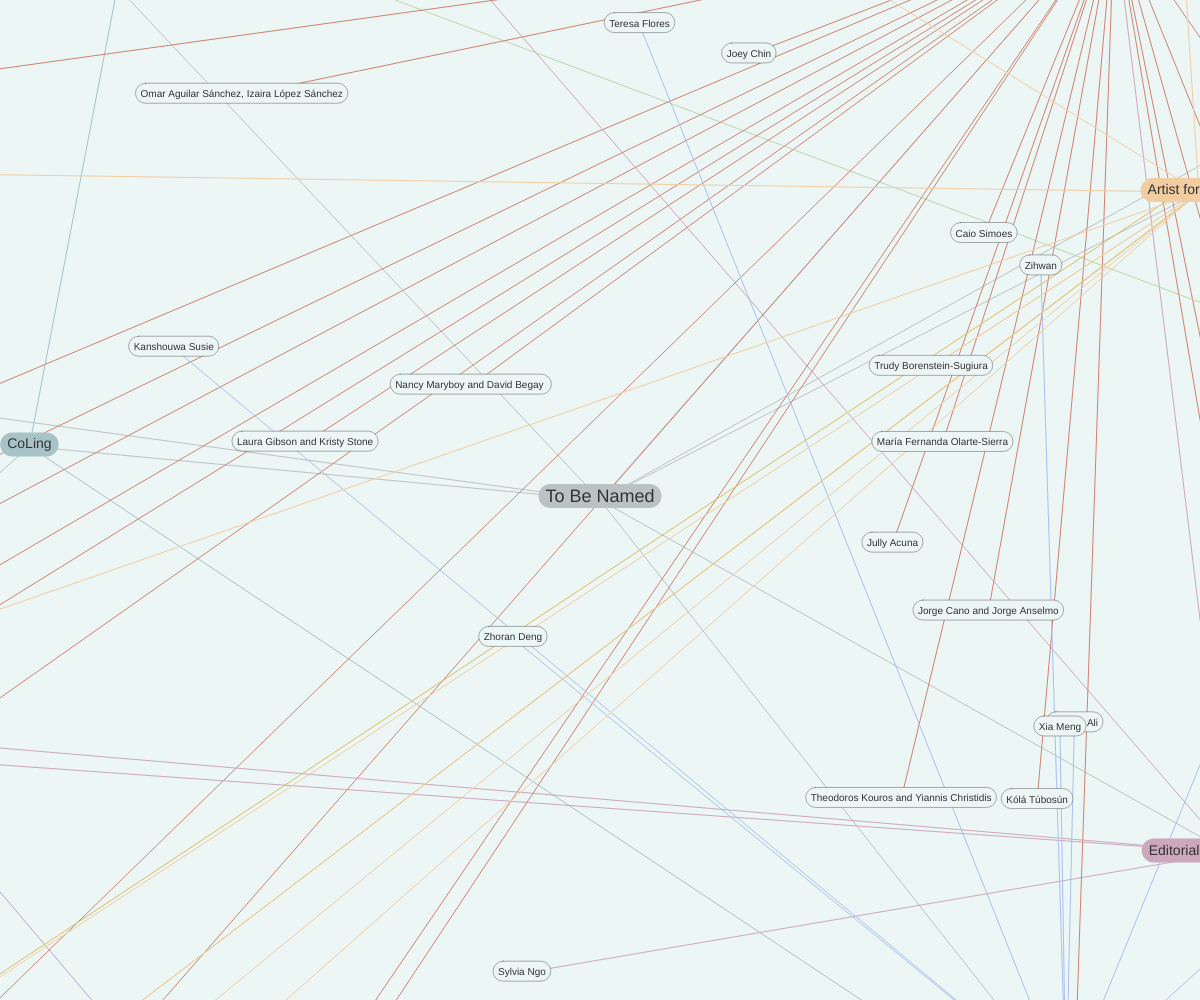
Frame 1 (no input)
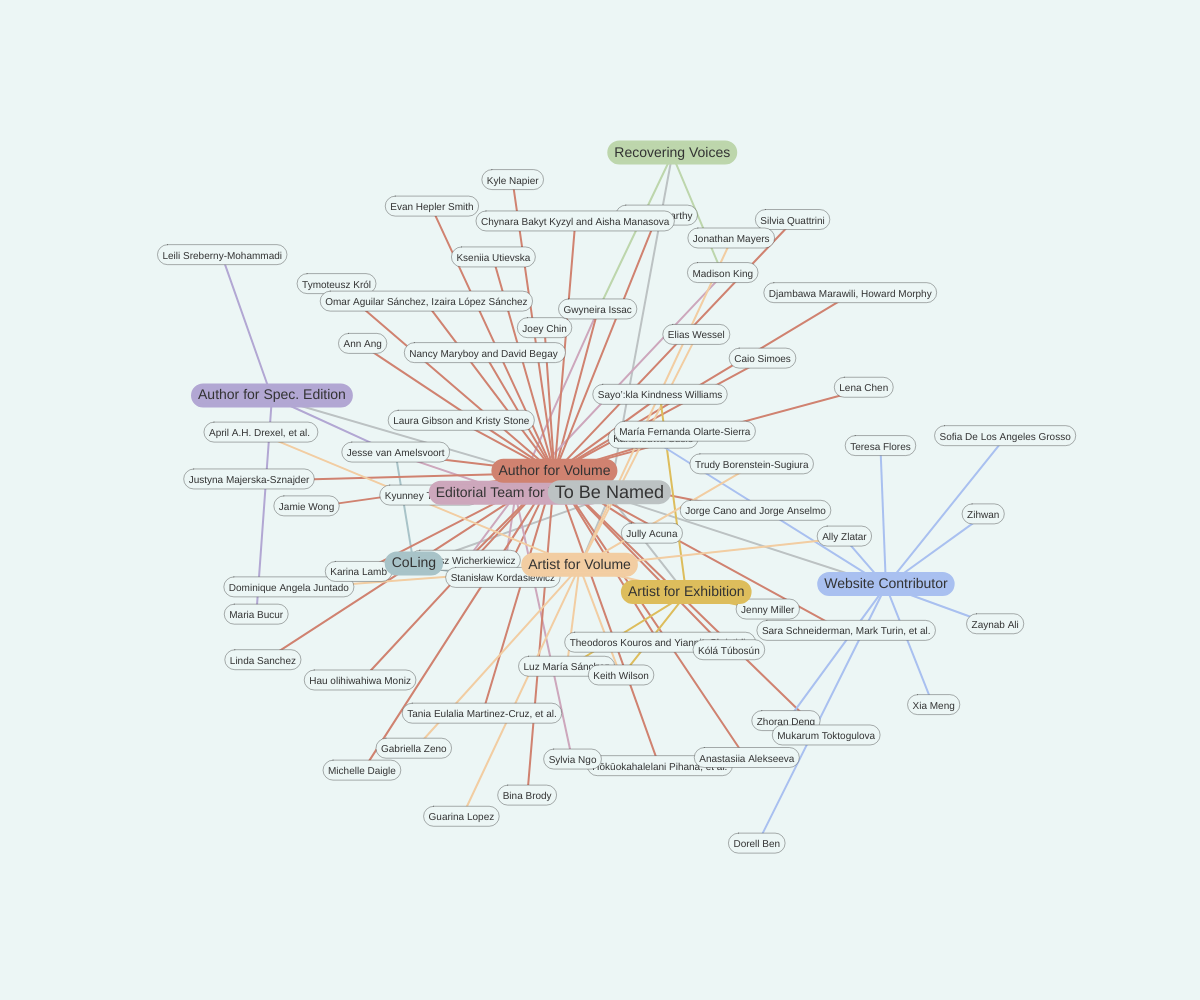
Frame 60 (no input)
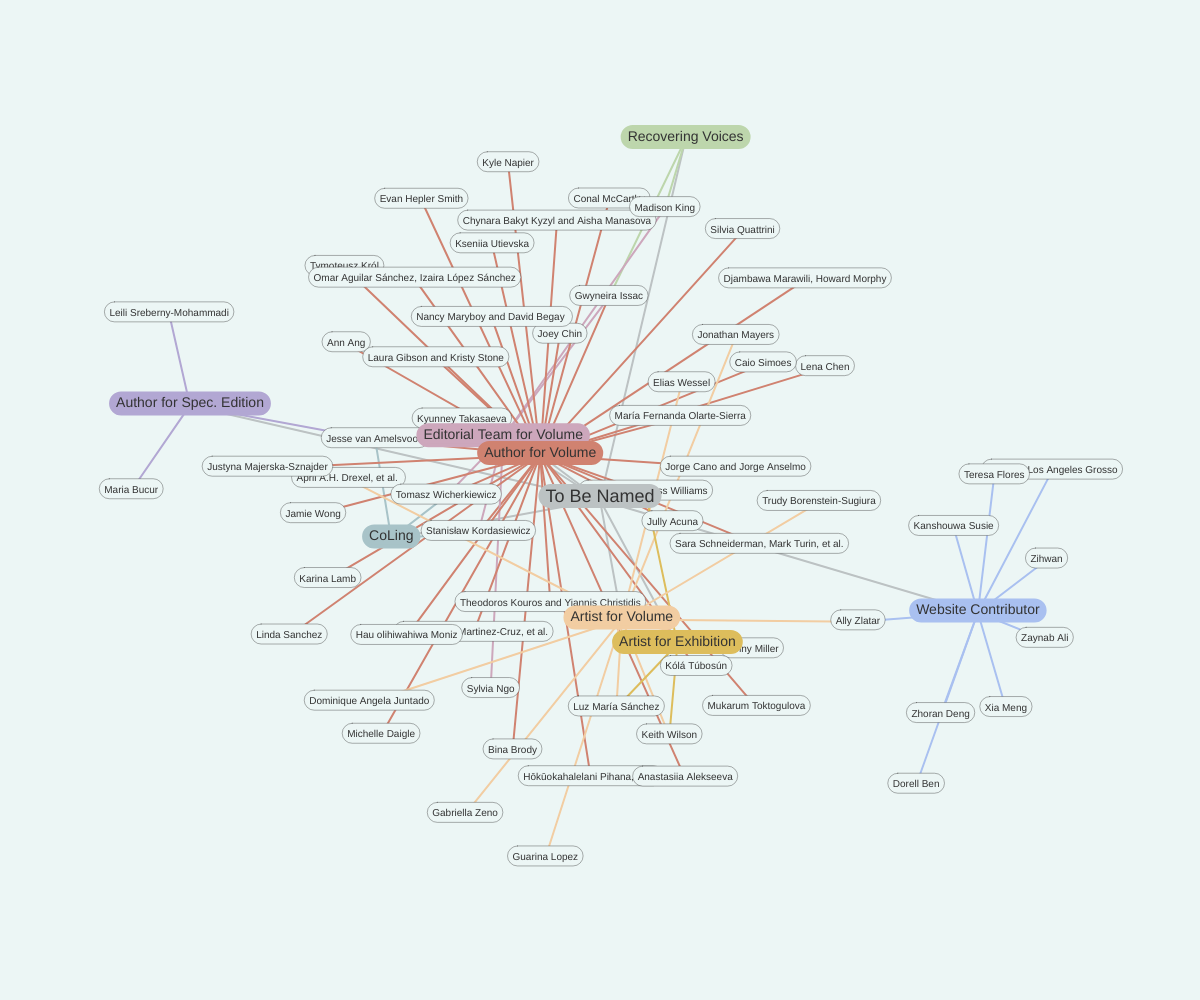
Frame 120 (the mouse pressed at the canvas centre since frame 60)

The p5.js sketch that drew these frames (run headless with seeded random() and noise() and a simulated clock; from frame 60 on, the mouse is pressed at the canvas centre):

// p5.js sketch
// ── sketch.js

var noConn = 50;
var gravityConstant = 1.1;
var forceConstant = 4000;
var physics = true;

var nodes = [];
var nodeCon = [];
var clicked = false;
var lerpValue = 0.2;
var startDisMultiplier = 1;
var closeNode;
var closeNodeMag;
const cats = [

  "Author for Volume",
  "Artist for Volume",
  "Artist for Exhibition",
  "Recovering Voices",
  "CoLing",
  "Website Contributor",
  "Author for Spec. Edition",
  "Editorial Team for Volume"

]

const catsColors = [

    "#D08270",
    "#F2CDA2",
    "#DDBD5C",
    "#BDD6AC",
    "#A8C3C8",
    "#A9C0F0",
    "#B2A7D3",
    "#CDA7BC"
  
  ]
const people = [
  {"name": "Gwyneira Issac", "connections":[7,3,0]},
  {"name": "Stanisław Kordasiewicz", "connections":[7,4,0]},
  {"name": "Jesse van Amelsvoort", "connections":[7,4,0,6]},
  {"name": "Sylvia Ngo", "connections":[7]},
  {"name": "Madison King", "connections":[7,3]},
  {"name": "Chynara Bakyt Kyzyl and Aisha Manasova", "connections":[0]},
  {"name": "Anastasiia Alekseeva", "connections":[0]},
  {"name": "Nancy Maryboy and David Begay ", "connections":[0]},
  {"name": "Karina Lamb", "connections":[0]},
  {"name": "Omar Aguilar Sánchez, Izaira López Sánchez", "connections":[0]},
  {"name": "Jully Acuna", "connections":[0]},
  {"name": "Caio Simoes", "connections":[0]},
  {"name": "Hau olihiwahiwa Moniz", "connections":[0]},
  {"name": "Tomasz Wicherkiewicz", "connections":[0, 7,4]},
  {"name": "Evan Hepler Smith", "connections":[0]},
  {"name": "Mukarum Toktogulova", "connections":[0]},
  {"name": "Lena Chen", "connections":[0]},
  {"name": "Kseniia Utievska", "connections":[0]},
  {"name": "Michelle Daigle", "connections":[0]},
  {"name": "Tania Eulalia Martinez-Cruz, et al.", "connections":[0]},
  {"name": "Kyle Napier", "connections":[0]},
  {"name": "Kyunney Takasaeva", "connections":[0,7]},
  {"name": "Joey Chin", "connections":[0]},
  {"name": "Conal McCarthy", "connections":[0]},
  {"name": "Justyna Majerska-Sznajder", "connections":[0]},
  {"name": "Linda Sanchez", "connections":[0]},
  {"name": "Hōkūokahalelani Pihana, et al.", "connections":[0]},
  {"name": "Laura Gibson and Kristy Stone", "connections":[0]},
  {"name": "Ann Ang", "connections":[0]},
  {"name": "María Fernanda Olarte-Sierra", "connections":[0]},
  {"name": "Jamie Wong", "connections":[0]},
  {"name": "Kólá Túbosún", "connections":[0]},
  {"name": "Bina Brody", "connections":[0]},
  {"name": "Jorge Cano and Jorge Anselmo", "connections":[0]},
  {"name": "Djambawa Marawili, Howard Morphy", "connections":[0]},
  {"name": "Theodoros Kouros and Yiannis Christidis", "connections":[0]},
  {"name": "Sara Schneiderman, Mark Turin, et al.", "connections":[0]},
  {"name": "Tymoteusz Król", "connections":[0]},
  {"name": "Elias Wessel", "connections":[1]},
  {"name": "Jonathan Mayers", "connections":[1]},
  {"name": "Sayo’:kla Kindness Williams", "connections":[0, 2]},
  {"name": "Silvia Quattrini", "connections":[0]},
  {"name": "Leili Sreberny-Mohammadi", "connections":[6]},
  {"name": "Maria Bucur", "connections":[6]},
  {"name": "Dorell Ben", "connections":[5]},
  {"name": "Kanshouwa Susie", "connections":[5]},
  {"name": "Xia Meng", "connections":[5]},
  {"name": "Teresa Flores", "connections":[5]},
  {"name": "Zhoran Deng", "connections":[5]},
  {"name": "Zaynab Ali", "connections":[5]},
  {"name": "Zihwan", "connections":[5]},
  {"name": "Sofia De Los Angeles Grosso", "connections":[5]},
  {"name": "Ally Zlatar", "connections":[5,1]},
  {"name": "Keith Wilson", "connections":[2,1]},
  {"name": "Guarina Lopez", "connections":[1]},
  {"name": "Luz María Sánchez", "connections":[2,1]},
  {"name": "April A.H. Drexel, et al. ", "connections":[1]},
  {"name": "Trudy Borenstein-Sugiura", "connections":[1]},
  {"name": "Gabriella Zeno", "connections":[1]},
  {"name": "Dominique Angela Juntado", "connections":[1]},
  {"name": "Jenny Miller", "connections":[1,2]}
]
let noNodes = people.length;
function setup() {
  rectMode(CENTER)
  createCanvas(window.outerWidth, 1000);
  fill('#333')
  stroke("#333")
  nodes.push(new Node(createVector(0,0), 100,"To Be Named",[0,1,2,3,4,5,6,7], "#BCC2C3"));
  for (let i = 0; i < cats.length; i++) {
    let x = random(-startDisMultiplier*width , startDisMultiplier*width)
    let y = random(-startDisMultiplier*height , startDisMultiplier*height)
    node = new Node(createVector(x, y), 10, cats[i], [], catsColors[i])
    nodes.push(node);
  }
  for (let i = 0; i < noNodes; i++) {
    let x = random(-startDisMultiplier*width , startDisMultiplier*width)
    let y = random(-startDisMultiplier*height , startDisMultiplier*height)
    node = new Node(createVector(x, y), 10, people[i].name, people[i].connections, "#333")
    nodes.push(node);
  }
  closeNode = nodes[0]

  let connected = new Set()

  
  for (let n = 0; n < nodes.length; n++) {
  
    if (nodes[n].connections.length > 0){
      for(j = 0; j < nodes[n].connections.length; j++){
        nodeCon.push([
          n,
          nodes[n].connections[j] + 1,
          random(100, 300)
        ])
      
      }

    }
  }
}

function draw() {
  translate(width / 2, height / 2)
  background("#ECF6F5");
    nodeCon.forEach(con => {
    node1 = nodes[con[0]]
    node2 = nodes[con[1]]
      stroke(51,51,51,100)
      if(node1.colors !== "#333"){
        stroke(node1.colors)
      }else if(node2.colors !== "#333"){
        stroke(node2.colors)
      }else{
        stroke("#333")
      }
    line(node1.pos.x, node1.pos.y,
      node2.pos.x, node2.pos.y)
  })
  applyForces(nodes)
  nodes.slice().reverse().forEach(node => {
    node.draw()
    if (physics) {
      node.update()
    }
  })
  if (clicked == true) {
    let mousePos = createVector(mouseX-width/2, mouseY-height/2)
    closeNode.pos.lerp(mousePos, lerpValue)
    if (lerpValue < 0.95) {
        lerpValue+=0.02;
    }
  }
}

function touchStarted() {
    clicked = true
    let mousePos = createVector(mouseX-width/2, mouseY-height/2)
    nodes.forEach((node)=>{
      if (mousePos.copy().sub(node.pos).mag() - closeNode.mass/(2 * PI) < mousePos.copy().sub(closeNode.pos).mag() - closeNode.mass/(2 * PI))
        closeNode = node;
    })
}

function mousePressed() {
  clicked = true
  let mousePos = createVector(mouseX-width/2, mouseY-height/2)
  nodes.forEach((node)=>{
    if (mousePos.copy().sub(node.pos).mag() - closeNode.mass/(2 * PI) < mousePos.copy().sub(closeNode.pos).mag() - closeNode.mass/(2 * PI))
      closeNode = node;
  })
}

function touchEnded() {
    clicked = false
    lerpValue = 0.2
}
function mouseReleased() {
  clicked = false
  lerpValue = 0.2
}

function applyForces(nodes) {

  // apply force towards centre
  nodes.forEach(node => {
    gravity = node.pos.copy().mult(-1).mult(gravityConstant)
    node.force = gravity
  })

  // apply repulsive force between nodes
  for (let i = 0; i < nodes.length; i++) {
    for (let j = i + 1; j < nodes.length; j++) {
      pos = nodes[i].pos
      dir = nodes[j].pos.copy().sub(pos)
      force = dir.div(dir.mag() * dir.mag())
      force.mult(forceConstant)
      nodes[i].force.add(force.copy().mult(-1))
      nodes[j].force.add(force)
    }
  }

  // apply forces applied by connections
  nodeCon.forEach(con => {
    let node1 = nodes[con[0]]
    let node2 = nodes[con[1]]
    let maxDis = con[2]
    let dis = node1.pos.copy().sub(node2.pos)

    diff = dis.mag() - maxDis
    if(node1.colors == "#333" || node2.colors == "#333"){
        node1.force.sub(dis)
        node2.force.add(dis)
    }else{
        node2.force.add(dis/2)
    }
    
  })
}

function Node(pos, size, name, connections, c) {
  this.pos = pos
  this.force = createVector(0, 0)
  this.mass = (2 * PI * size)/1.5
  if(size == 1){
    this.mass = (2 * PI * size)*10 
  }
  this.size = size
  this.fs = []
  this.colors = c
  this.name = name;
  this.connections = connections
}

Node.prototype.update = function() {
  force = this.force.copy()
  vel = force.copy().div(this.mass)
  this.pos.add(vel)
}

Node.prototype.draw = function() {
  noStroke()
  let s = 1;
  let c;

  c = this.colors
  

  fill(c)
  ellipse(this.pos.x, this.pos.y, s, s)
  if(c !== "#333"){
    stroke(c)
    fill(c)
    strokeWeight(4)
  }else{
    strokeWeight(1)
    stroke(51,51,51,100)
    fill("#ECF6F5")
  }
  let h;
  let m;
  if(c == "#BCC2C3"){
    textSize(18)
    h = 18
    m = 4
  }else if(c !== "#333"){
    textSize(14)
    h = 12
    m = 2
  }else{
    textSize(10)
    h = 12
    m = 2
  }

  let w = textWidth(this.name);
  rect(this.pos.x, this.pos.y - m, w + 10, 20, 15)
  fill(51,51,51,255)
  noStroke()
  strokeWeight(2)
  text(this.name, this.pos.x - w/2, this.pos.y + 2)
}
